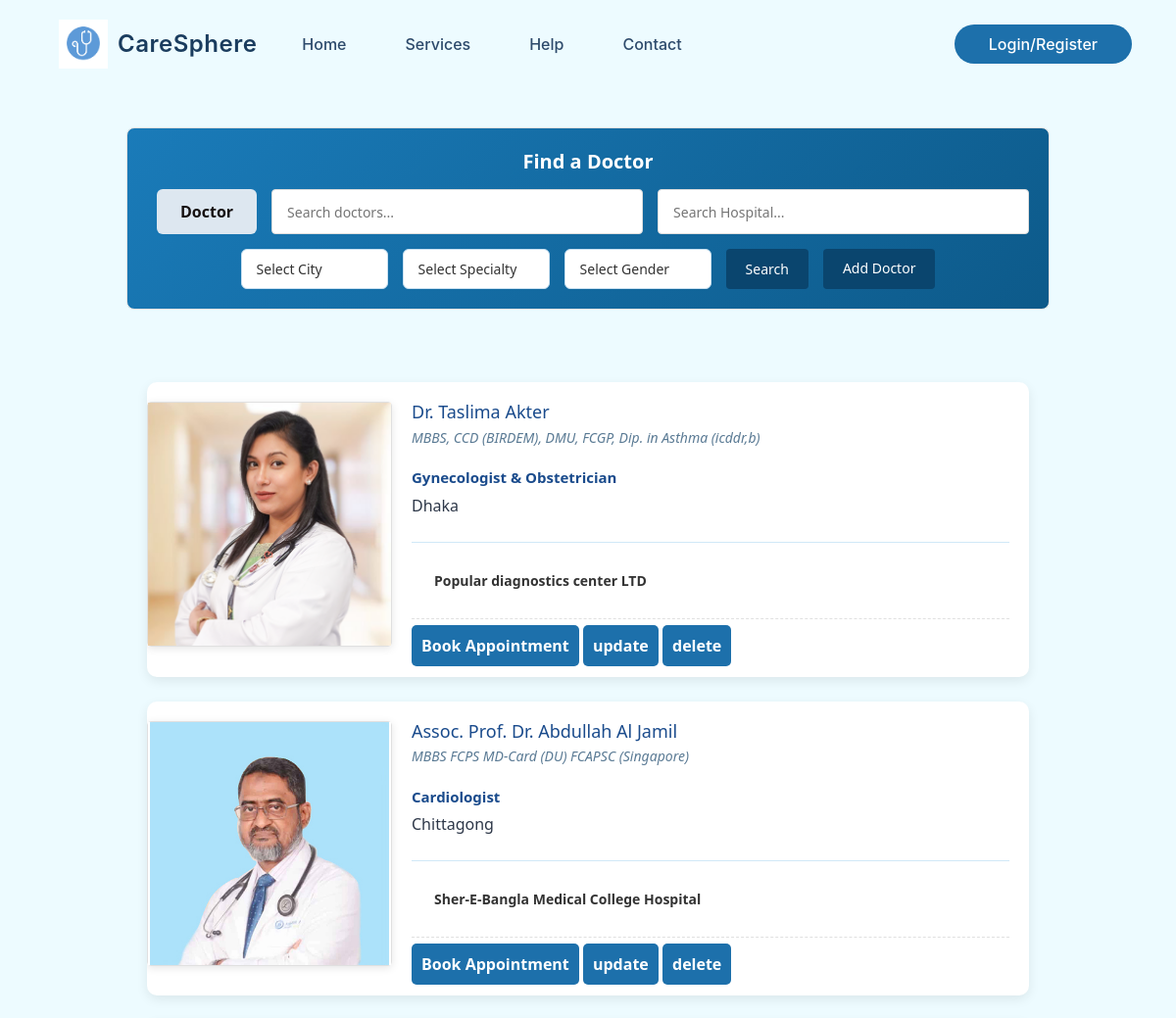
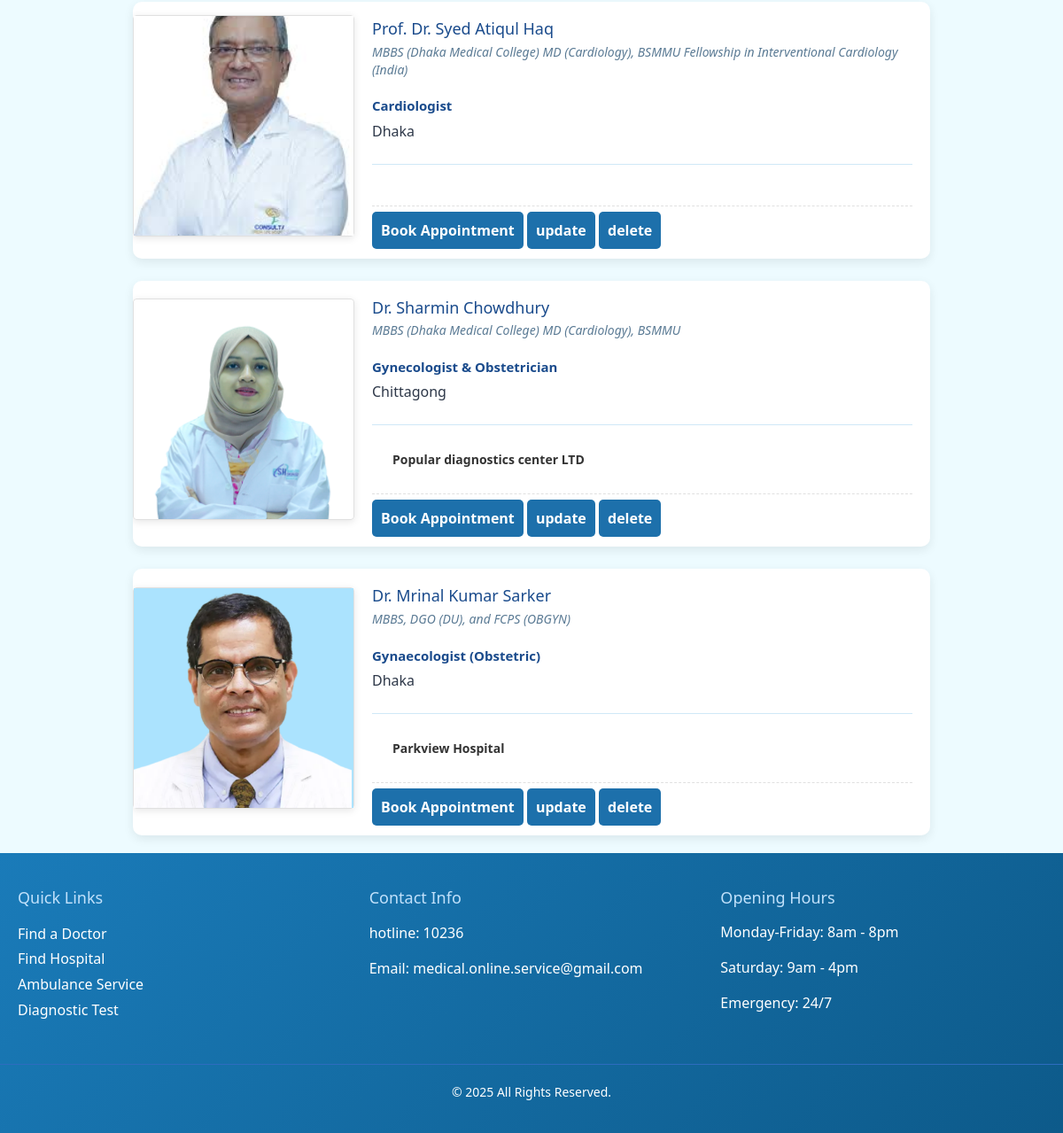
The page /doctor_list/ on the database its author committed (2 pictures, top to bottom).
### doctors/models.py (models this page shows, shortened)
class Doctor(models.Model):
    name = models.CharField(max_length=200 ,blank=True, null=True)
    profile_pic = models.ImageField(upload_to='doc_img/',blank=True,null=True)
    gender = models.CharField(max_length=10, blank=True, null=True)
    education = models.CharField(max_length=200 ,blank=True, null=True)  # institution name jekhane poralikha korse
    specialization = models.CharField(max_length=200 ,blank=True, null=True)
    Profession = models.CharField(max_length=200 ,blank=True, null=True)
    chamber_address = models.CharField(max_length=200 ,blank=True, null=True)
    city = models.CharField(max_length=100, blank=True, null=True)
    hospitals = models.ManyToManyField('hospital.Hospital', through='Dept')

### hospital/models.py (models this page shows, shortened)
class Hospital(models.Model):
    name = models.CharField(max_length=200 ,blank= True,null=True)
    profile_pic = models.ImageField(upload_to='doc_img/',blank=True, null=True)
    address = models.CharField(max_length=200 ,blank= True,null=True)
    city = models.CharField(max_length=100,blank= True,null=True)
    hotline = models.CharField(max_length=20,blank= True,null=True)
    email = models.EmailField(blank=True,null=True)

### doctors/views.py (the view)
# urls.py: path('doctor_list/', d_views.doctor_list, name='doctor_list'),
def doctor_list(request):
    doctors = Doctor.objects.all()
    doctor_name = request.GET.get('doctor_name')
    hospital_name = request.GET.get('hospital_name')
    city = request.GET.get('city')
    speciality = request.GET.get('speciality')
    gender = request.GET.get('gender')
    if doctor_name:
        doctors = doctors.filter(name__icontains=doctor_name)
    if hospital_name:
        doctors = doctors.filter(hospitals__name__icontains=hospital_name)
    if city:
        doctors = doctors.filter(city__iexact=city)
    if speciality:
        doctors = doctors.filter(dept__dept_name__iexact=speciality)
    if gender:
        doctors = doctors.filter(gender__iexact=gender)
    all_cities = Doctor.objects.values_list('city', flat=True).distinct()
    all_specialities = Dept.objects.values_list('dept_name', flat=True).distinct()
    context = {
        'doctors': doctors,
        'all_cities': all_cities,
        'all_specialities': all_specialities,
        'search_data': {
            'doctor_name': doctor_name,
            'hospital_name': hospital_name,
            'city': city,
            'speciality': speciality,
            'gender': gender,
        }
    }
    return render(request, template_name='doctors/doctor_list.html', context=context)

### template/doctors/doctor_list.html (shortened to what this page needs)
{% extends 'base.html' %}
{% load static %}
{% block body_class %}doc-list{% endblock %}
{% block content %}
<div class="doctor-search-page-container">
  <div class="doctor-search-component">
    <h2 class="search-title">Find a Doctor</h2>
    <form class="search-form" method="GET" action="{% url 'doctor_list' %}">
      <div class="search-row">
        <div class="decorative-button">Doctor</div>
        <input type="text" class="search-input" placeholder="Search doctors..." name="doctor_name" value="{{ request.GET.doctor_name }}">
        <input type="text" class="search-input" placeholder="Search Hospital..." name="hospital_name" value="{{ request.GET.hospital_name }}">
      </div>
      <div class="filter-row">
        <select class="filter-dropdown" name="city">
          <option value="">Select City</option>
        </select>
        <select class="filter-dropdown" name="speciality">
          <option value="">Select Specialty</option>
        </select>
        <select class="filter-dropdown" name="gender">
          <option value="">Select Gender</option>
        </select>
        <button type="submit" class="search-button">Search</button>
         <a href = "{% url 'upload_doctor' %}" class="search-button">Add Doctor</a>
      </div>
    </form>
  </div>
</div>
<br>
<div class="doctors-list">
  {% if doctors %}
    {% for doctor in doctors %}
      <div class="doctor-card">
        <div class="doctor-image">
          {% if doctor.profile_pic %}
            <img src="{{ doctor.profile_pic.url }}" alt="{{ doctor.name }}">
          {% else %}
            <img src="{% static 'default_profile.jpg' %}" alt="No Image">
          {% endif %}
        </div>
        <div class="doctor-info">
          <h3>{{ doctor.name }}</h3>
          <p class="qualifications">{{ doctor.education }}</p>
          <p class="specialty">{{ doctor.specialization }}</p>
          <p class="city">{{ doctor.city }}</p>
          <div class="hospital-info">
            {% for hospital in doctor.hospitals.all %}
              <p>{{ hospital.name }}</p>
            {% endfor %}
          </div>
         <a href="{% url 'book_appointment' doctor.id %}" class="book-btn">Book Appointment</a>
          <a href="{% url 'update_doctor' doctor.id %}" class="book-btn">update</a>
          <a href="{% url 'delete_doctor' doctor.id %}" class="book-btn">delete</a>
        </div>
      </div>
    {% endfor %}
  {% else %}
    <p class="no-results">No doctors found matching your criteria.</p>
  {% endif %}
</div>
{% endblock %}

### static/css/styles.css (style rules this page uses)
html { box-sizing: border-box; height: 100%; overflow-x: hidden; }
*, *::before, *::after { box-sizing: inherit; }
body { font-family: 'Segoe UI', Arial, sans-serif; margin: 0; padding: 0; background-color: #f8fafc; color: #2d3748; min-height: 100vh; display: flex; flex-direction: column; width: 100%; max-width: 100vw; position: relative; overflow-x: hidden; }

### static/css/doc_search.css (style rules this page uses)
body.doc-list { background-color: #edfbff; background-size: cover; min-height: 100vh; display: flex; justify-content: center; align-items: center; margin: 0; }
.search-title { color: white; font-size: 24px; margin-bottom: 25px; font-weight: 600; text-align: center; }
.search-form { display: flex; flex-direction: column; gap: 20px; }
.search-row { display: flex; gap: 15px; width: 100%; }
.filter-row { display: flex; gap: 15px; flex-wrap: wrap; justify-content: center; }
.search-input { flex-grow: 1; padding: 12px 20px; font-size: 14px; border: 1px solid #2d6cbf; border-radius: 6px; }
.search-button { padding: 12px 30px; background-color: #3557ff; color: white; border: none; border-radius: 6px; font-size: 14px; font-weight: 600; cursor: pointer; transition: background-color 0.2s; }
.decorative-button { padding: 12px 24px; background-color: #dde7f0; color: rgb(21, 16, 16); border: none; border-radius: 6px; font-size: 14px; font-weight: 600; cursor: default; user-select: none; display: inline-block; margin-left: 10px; }
.filter-dropdown { padding: 10px 15px; border: 1px solid #2d6cbf; border-radius: 6px; font-size: 14px; background-color: white; min-width: 150px; color: #333; }
.doctor-image { width: 200px; height: 200px; object-fit: cover; border-radius: 4px; border: 1px solid #e0e0e0; box-shadow: 0 2px 8px rgba(0,0,0,0.1); margin: 20px auto; }
.qualifications { color: #666; font-style: italic; font-size: 16px; margin-bottom: 20px; }
.doctors-list { display: flex; flex-direction: column; gap: 25px; margin-top: 30px; max-width: 900px; margin-left: auto; margin-right: auto; }
.doctor-card { width: 100%; }
.doctor-card { background: #ffffff; border-radius: 10px; box-shadow: 0 4px 12px rgba(0, 0, 0, 0.08); overflow: hidden; display: flex; transition: transform 0.3s ease, box-shadow 0.3s ease; }
.doctor-image img { width: 100%; height: 100%; object-fit: cover; }
.doctor-info { flex: 1; padding: 20px; }
.doctor-info h3 { color: #1a4b8c; margin: 0 0 5px 0; font-size: 18px; }
.qualifications { color: #666; font-size: 13px; margin: 0 0 10px 0; line-height: 1.4; }
.specialty { color: #1a4b8c; font-weight: 600; margin: 5px 0; font-size: 15px; }
.hospital-info { margin: 15px 0; padding: 10px 0; border-top: 1px dashed #e0e0e0; border-bottom: 1px dashed #e0e0e0; }
.hospital-info p { margin: 5px 0; font-size: 14px; }
.hospital-info p:first-child { font-weight: 600; color: #333; }
.book-btn { width: 100%; padding: 10px; background-color: #1d70ab; color: white; border: none; border-radius: 5px; font-weight: 600; cursor: pointer; transition: background-color 0.3s; margin-top: 10px; }
.doctor-image { width: 250px !important; height: 250px !important; margin: 0 auto 10px !important; }
.doctor-card { align-items: center !important; }
.doctor-search-component { all: initial; display: block; background: linear-gradient(135deg, #1a7bb9 0%, #0d5a8a 100%); border-radius: 8px; width: 100%; max-width: 900px; padding: 20px; border: 1px solid #e0e0e0; font-family: inherit; color: #333; line-height: normal; font-size: 14px; }
.doctor-search-component .search-title { all: initial; display: block; color: #ffffff; font-size: 20px; margin-bottom: 15px; font-weight: 600; font-family: inherit; text-align: center; }
.doctor-search-component .search-form { all: initial; display: flex; flex-direction: column; gap: 15px; font-family: inherit; }
.doctor-search-component .search-input { all: initial; flex-grow: 1; padding: 10px 15px; font-size: 14px; border: 1px solid #ddd !important; border-radius: 4px; background: white; font-family: inherit; width: 100%; display: block; }
.doctor-search-component .search-button { all: initial; padding: 10px 20px; color: white !important; border: none !important; border-radius: 4px; font-size: 14px; cursor: pointer; font-family: inherit; display: inline-block; text-align: center; transition: background-color 0.4s ease-in-out, transform 0.3s cubic-bezier(0.25, 0.46, 0.45, 0.94), box-shadow 0.4s ease-out, text-shadow 0.2s linear; }
.search-button { background: #0a456e !important; }

### rows shown on the page
Doctor: profile_pic (picture), name "Dr. Taslima Akter", education "MBBS, CCD (BIRDEM), DMU, FCGP, Dip. in Asthma (icddr,b)", specialization "Gynecologist & Obstetrician", city "Dhaka"
Hospital: name "Popular diagnostics center LTD"
Doctor: profile_pic (picture), name "Assoc. Prof. Dr. Abdullah Al Jamil", education "MBBS FCPS MD-Card (DU) FCAPSC (Singapore)", specialization "Cardiologist", city "Chittagong"
Hospital: name "Sher-E-Bangla Medical College Hospital"
Doctor: profile_pic (picture), name "Prof. Dr. Syed Atiqul Haq", education "MBBS (Dhaka Medical College) MD (Cardiology), BSMMU Fellowship in Interventional Cardiology (India)", specialization "Cardiologist", city "Dhaka"
Doctor: profile_pic (picture), name "Dr. Sharmin Chowdhury", education "MBBS (Dhaka Medical College) MD (Cardiology), BSMMU", specialization "Gynecologist & Obstetrician", city "Chittagong"
Doctor: profile_pic (picture), name "Dr. Mrinal Kumar Sarker", education "MBBS, DGO (DU), and FCPS (OBGYN)", specialization "Gynaecologist (Obstetric)", city "Dhaka"
Hospital: name "Parkview Hospital"
